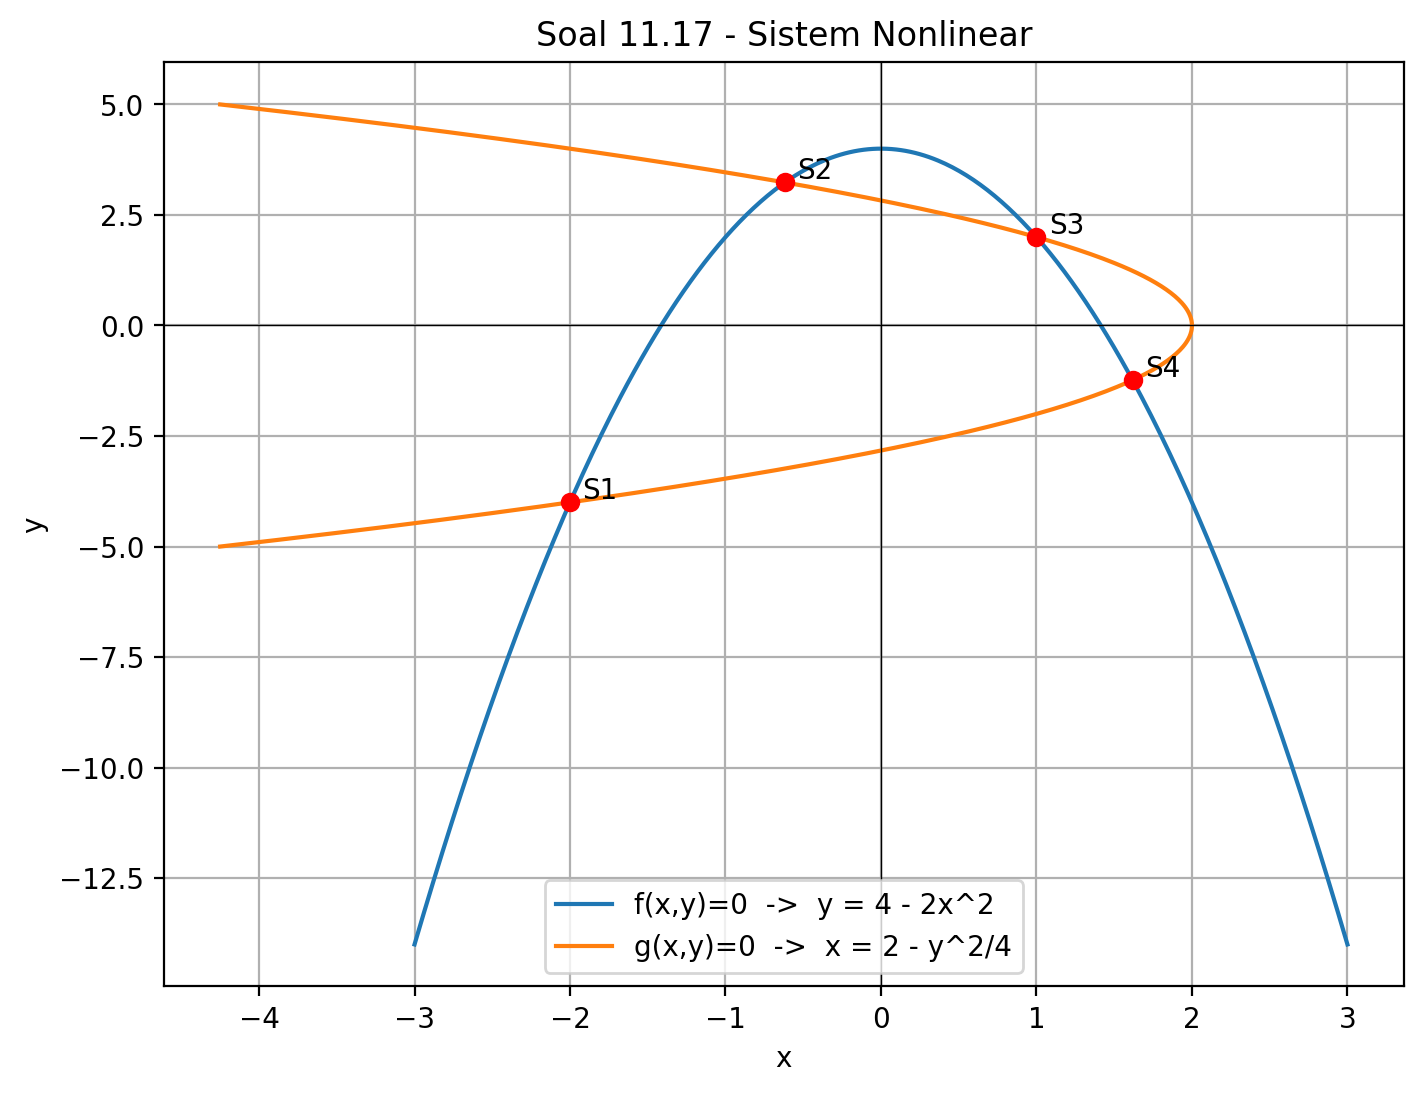

This chart was generated by the following Python code:
"""
soal11_17.py
Nama  : Nazril Ilham Kakame
NIM   : F5512510026
Kelas : Teknik Informatika A

Soal 11.17
Diberikan sistem nonlinear:

f(x, y) = 4 - y - 2x^2
g(x, y) = 8 - y^2 - 4x

(a) Menentukan nilai x dan y yang memenuhi kedua persamaan.
(b) Menggunakan range initial guesses x = -6 sampai 6 dan y = -6 sampai 6
    untuk menentukan initial guess yang menghasilkan setiap solusi.
"""

import numpy as np
from scipy.optimize import fsolve
import matplotlib.pyplot as plt


def equations(variabel):
    x, y = variabel

    f = 4 - y - 2 * x**2
    g = 8 - y**2 - 4 * x

    return [f, g]


# ==========================================================
# Mencari solusi dengan beberapa tebakan awal
# ==========================================================

tebakan_awal = [
    [-6, -6], [-3, -3], [-1, 3],
    [1, 2], [2, -1], [4, -4]
]

solusi = []

for tebakan in tebakan_awal:
    akar = fsolve(equations, tebakan)

    x_akar = akar[0]
    y_akar = akar[1]

    residual = np.max(np.abs(equations([x_akar, y_akar])))

    if residual < 1e-8:
        solusi_baru = True

        for s in solusi:
            if np.linalg.norm(akar - s) < 1e-6:
                solusi_baru = False

        if solusi_baru:
            solusi.append(akar)

solusi = sorted(solusi, key=lambda v: v[0])


# ==========================================================
# Pemetaan initial guess dari -6 sampai 6
# ==========================================================

hasil_tebakan = {}

for x0 in range(-6, 7):
    for y0 in range(-6, 7):
        akar = fsolve(equations, [x0, y0])

        residual = np.max(np.abs(equations(akar)))

        if residual < 1e-8:
            for i, s in enumerate(solusi):
                if np.linalg.norm(akar - s) < 1e-5:
                    hasil_tebakan[(x0, y0)] = i + 1


# ==========================================================
# Output
# ==========================================================

print("=== SOAL 11.17 ===")
print("Sistem nonlinear:")
print("f(x, y) = 4 - y - 2x^2")
print("g(x, y) = 8 - y^2 - 4x")

print("\n(a) Solusi yang memenuhi kedua persamaan:")

for i, s in enumerate(solusi, start=1):
    x = s[0]
    y = s[1]

    f_val, g_val = equations([x, y])

    print("\nSolusi {}:".format(i))
    print("x = {:.6f}".format(x))
    print("y = {:.6f}".format(y))
    print("f(x, y) = {:.2e}".format(f_val))
    print("g(x, y) = {:.2e}".format(g_val))

print("\n(b) Pengaruh initial guess x = -6 sampai 6 dan y = -6 sampai 6")
print("Jumlah initial guess yang konvergen ke tiap solusi:")

for i in range(1, len(solusi) + 1):
    jumlah = sum(1 for nilai in hasil_tebakan.values() if nilai == i)
    print("Solusi {} diperoleh dari {} initial guess".format(i, jumlah))


# ==========================================================
# Grafik
# ==========================================================

x_plot = np.linspace(-3, 3, 400)

# Dari f(x,y) = 0
# 4 - y - 2x^2 = 0  ->  y = 4 - 2x^2
y_f = 4 - 2 * x_plot**2

# Dari g(x,y) = 0
# 8 - y^2 - 4x = 0  ->  x = 2 - y^2/4
y_plot = np.linspace(-5, 5, 400)
x_g = 2 - y_plot**2 / 4

plt.figure(figsize=(8, 6))

plt.plot(x_plot, y_f, label="f(x,y)=0  ->  y = 4 - 2x^2")
plt.plot(x_g, y_plot, label="g(x,y)=0  ->  x = 2 - y^2/4")

for i, s in enumerate(solusi, start=1):
    plt.plot(s[0], s[1], "ro")
    plt.text(s[0] + 0.08, s[1] + 0.08, "S{}".format(i))

plt.axhline(0, color="black", linewidth=0.5)
plt.axvline(0, color="black", linewidth=0.5)

plt.title("Soal 11.17 - Sistem Nonlinear")
plt.xlabel("x")
plt.ylabel("y")
plt.grid(True)
plt.legend()

plt.savefig("soal11_17.png", dpi=200, bbox_inches="tight")
plt.close()

print("\nGrafik berhasil disimpan sebagai: soal11_17.png")
